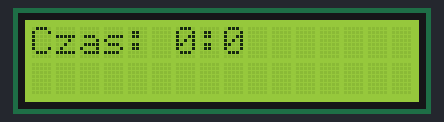
A sketch run on a simulated Arduino Uno, built with avr-gcc and run on an emulated ATmega328P. Parts: 16×2 character LCD.

Above: at 0.1 s.
At 4.1 s:
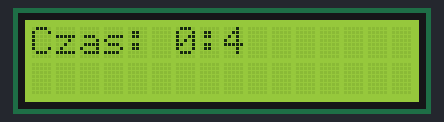
At 9.1 s:
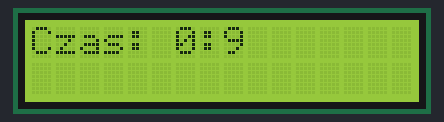
At 19.2 s:
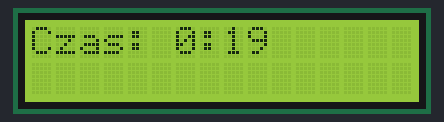
At 28.2 s:
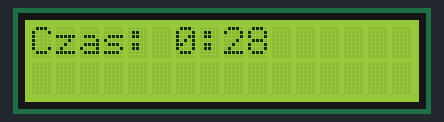
At 38.3 s:
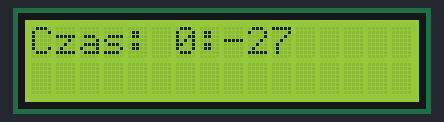

Measured:
- what the display in image 1 shows lasts 1.0 s, from 4.1 s to 5.1 s

The sketch:

qwerty.ino
```cpp
#include <ISALiquidCrystal.h>
ISALiquidCrystal lcd;
void setup()
{
 lcd.begin();
 lcd.print("hello, world!");
}
void loop() {
  lcd.clear();
  int czas; int sekundy; int minuty=0;
  czas = millis();

  sekundy=czas/1000;
  if(sekundy >= 60)
  {
    sekundy = sekundy%60;
    minuty = minuty + 1;
  }

  if(minuty==0)
  {
    lcd.print("Czas: 0:");
    lcd.print(sekundy);
  }

  if(minuty>0)
  {
    lcd.print("Czas: ");
    lcd.print(minuty);
    lcd.print(":");
    lcd.print(sekundy);
  }

  delay(1000);
  }
```
